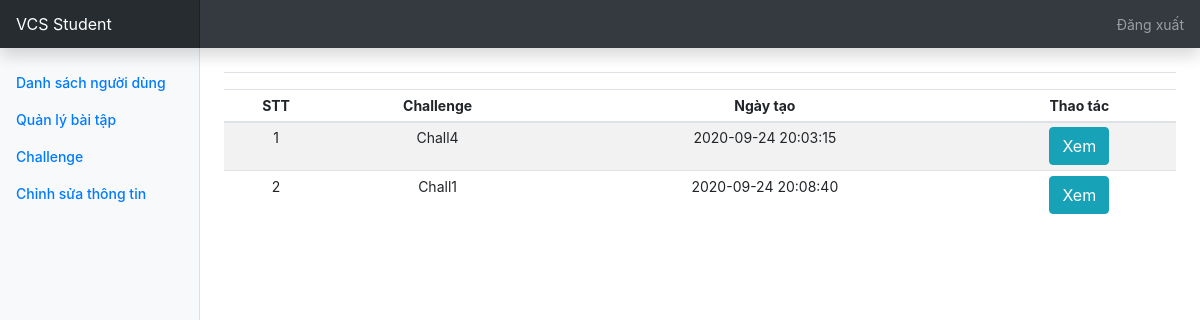
The page /challenge.php (signed in) on the database its author committed.
### tables this page shows
CREATE TABLE `challengequizz` (
  `id` int(11) NOT NULL,
  `name` varchar(255) NOT NULL,
  `created_at` datetime NOT NULL,
  `hint` varchar(255) NOT NULL
);

### challenge.php (the view, shortened to what this page needs)
<?php
include 'config.php';
if (isset($_SESSION['user_data'])) {
    $student=false;
    if ($_SESSION['user_data']['usertype'] != 1) {
       $student=true;
    }
    $data = array();
    $count = 1;
    $qr = mysqli_query($con, "select * from challengequizz");
    while ($row = mysqli_fetch_assoc($qr)) {
        array_push($data, $row);
    }
}
?>
<!DOCTYPE html>
<html>
<head>
    <link rel="stylesheet" href="https://stackpath.bootstrapcdn.com/bootstrap/4.5.2/css/bootstrap.min.css">
    <link href="dashboard.css" rel="stylesheet">
</head>
<body>
    <nav class="navbar navbar-dark sticky-top bg-dark flex-md-nowrap p-0 shadow">
    <a class="navbar-brand col-md-3 col-lg-2 mr-0 px-3" href="teacher_dasboard.php"><?php if (!$student) {echo "VCS Admin";} else {echo "VCS Student";}?></a>
        <ul class="navbar-nav px-3">
            <li class="nav-item text-nowrap">
                <a class="nav-link" href="logout.php">Đăng xuất</a>
            </li>
        </ul>
    </nav>
    <div class="container-fluid">
        <div class="row">
            <?php include 'teacher_menu.php' ?>
            <main role="main" class="col-md-9 ml-sm-auto col-lg-10 px-md-4">
                <div class="d-flex justify-content-between flex-wrap flex-md-nowrap align-items-center pt-3 pb-2 mb-3 border-bottom">
                </div>
                <div class="table-responsive">
                    <table class="table table-striped table-sm" style="text-align: center;">
                        <thead>
                            <tr>
                                <th>STT</th>
                                <th>Challenge</th>
                                <th>Ngày tạo</th>
                                <th>Thao tác</th>
                            </tr>
                        </thead>
                        <tbody>
                            <?php
                            foreach ($data as $d) {
                            ?>
                                <tr>
                                    <td><?php echo $count++; ?></td>
                                    <td><?php echo $d['name']; ?></td>
                                    <td><?php echo $d['created_at']; ?></td>
                                    <td>
                                        <a class="btn btn-info" href="view_challenge.php?id=<?php echo $d['id']; ?>">
                                            Xem</a>
                                    </td>
                                </tr>
                            <?php
                            }
                            ?>
                        </tbody>
                    </table>
                </div>
            </main>
        </div>
    </div>
</body>
</html>

### dashboard.css (style rules this page uses)
body { font-size: .875rem; }
.navbar-brand { padding-top: .75rem; padding-bottom: .75rem; font-size: 1rem; background-color: rgba(0, 0, 0, .25); box-shadow: inset -1px 0 0 rgba(0, 0, 0, .25); }

### rows shown on the page
challengequizz: name "Chall4", created_at "2020-09-24 20:03:15"
challengequizz: name "Chall1", created_at "2020-09-24 20:08:40"
